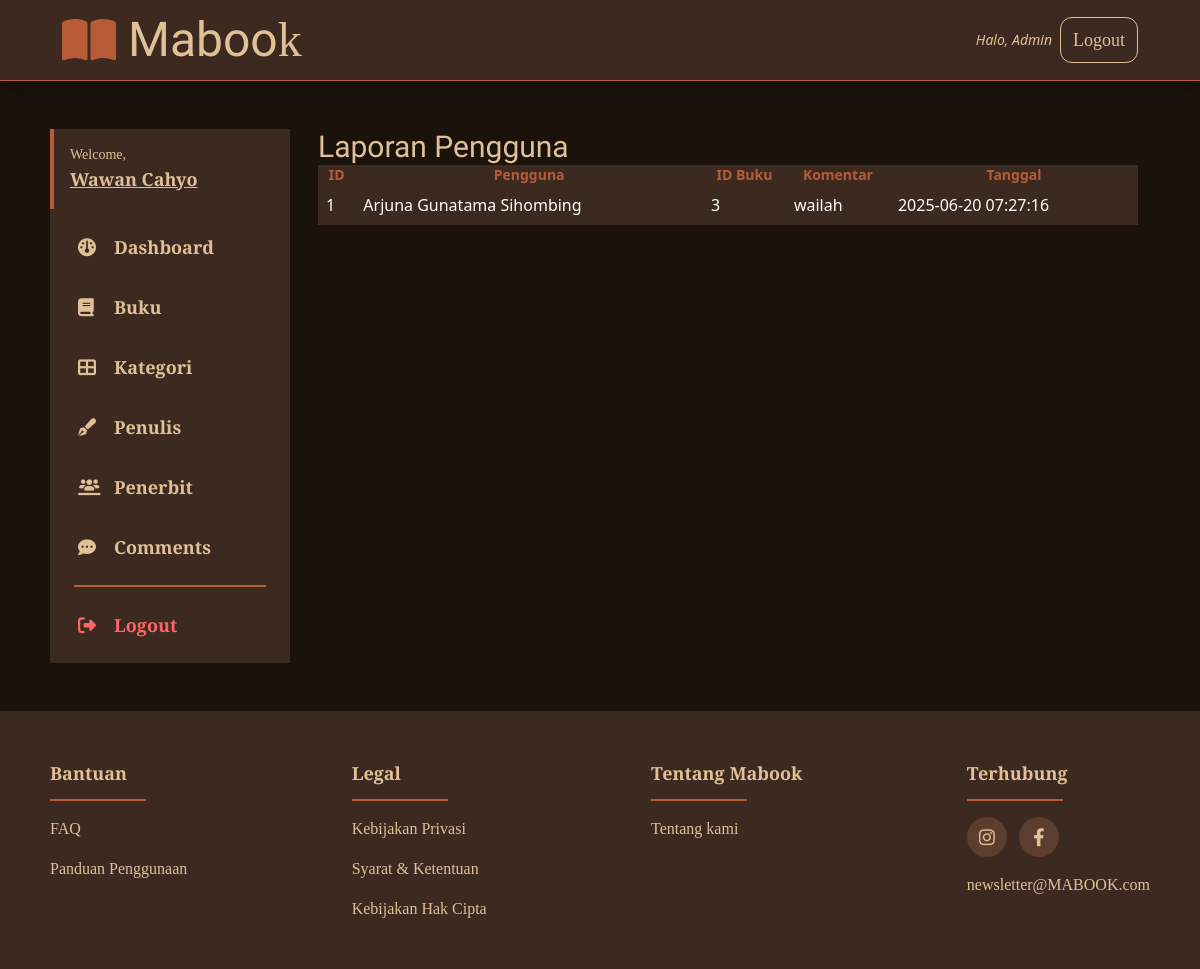
The app's page /admin/laporan.php (signed in) with its own data.
### tables this page shows
CREATE TABLE `comments` (
  `id` int NOT NULL,
  `comment` mediumtext NOT NULL,
  `book_id` bigint UNSIGNED DEFAULT NULL,
  `user_id` bigint UNSIGNED DEFAULT NULL,
  `created_at` datetime NOT NULL
);

CREATE TABLE `users` (
  `id` bigint UNSIGNED NOT NULL,
  `name` varchar(255) NOT NULL,
  `email` varchar(255) NOT NULL,
  `username` varchar(255) NOT NULL,
  `password` varchar(255) NOT NULL,
  `role` enum('ADMIN','USER') NOT NULL,
  `created_at` datetime NOT NULL
);

### admin/laporan.php (the view, shortened to what this page needs)
<?php
require_once(__DIR__ . '/../config/db.php');
$result = $conn->query("SELECT c.*, u.name AS user_name FROM comments c
                        LEFT JOIN users u ON c.user_id = u.id
                        ORDER BY c.created_at DESC");
$comments = $result->fetch_all(MYSQLI_ASSOC);
?>
<!DOCTYPE html>
<html lang="id">
<head>
  <link rel="stylesheet" href="/mabook/src/output.css" />
  <link rel="stylesheet" href="https://cdnjs.cloudflare.com/ajax/libs/font-awesome/6.4.0/css/all.min.css" />
</head>
<body class="bg-[#1A120B] text-white min-h-screen">
<?php require_once(__DIR__ . '/../include/header.php'); ?>
<div class="w-11/12 max-w-[1200px] mx-auto mt-12 flex items-start gap-4 relative">
  <?php require_once(__DIR__ . '/../include/admin-sidebar.php'); ?>
  <div class="w-full px-3">
    <h1 class="text-3xl font-unifraktur text-mabook-light mb-6">Laporan Pengguna</h1>
    <?php if (count($comments) > 0): ?>
      <div class="bg-mabook-primary p-6 rounded-lg shadow-md">
        <table class="w-full border-separate border-spacing-y-3">
          <thead class="text-sm text-mabook-midtone uppercase">
            <tr>
              <th>ID</th>
              <th>Pengguna</th>
              <th>ID Buku</th>
              <th>Komentar</th>
              <th>Tanggal</th>
            </tr>
          </thead>
          <tbody>
            <?php foreach ($comments as $c): ?>
              <tr class="bg-mabook-dark text-white">
                <td class="p-2"><?= $c['id'] ?></td>
                <td class="p-2"><?= htmlspecialchars($c['user_name'] ?? 'Tidak diketahui') ?></td>
                <td class="p-2"><?= $c['book_id'] ?></td>
                <td class="p-2"><?= htmlspecialchars($c['comment']) ?></td>
                <td class="p-2"><?= $c['created_at'] ?></td>
              </tr>
            <?php endforeach; ?>
          </tbody>
        </table>
      </div>
    <?php else: ?>
      <p class="text-mabook-light mt-6">Belum ada laporan masuk.</p>
    <?php endif; ?>
  </div>
</div>
<?php require_once(__DIR__ . '/../include/footer.php'); ?>
</body>
</html>

### records on screen
comments: id "1", user.name "Arjuna Gunatama Sihombing", book "3", comment "wailah", created_at "2025-06-20 07:27:16"
